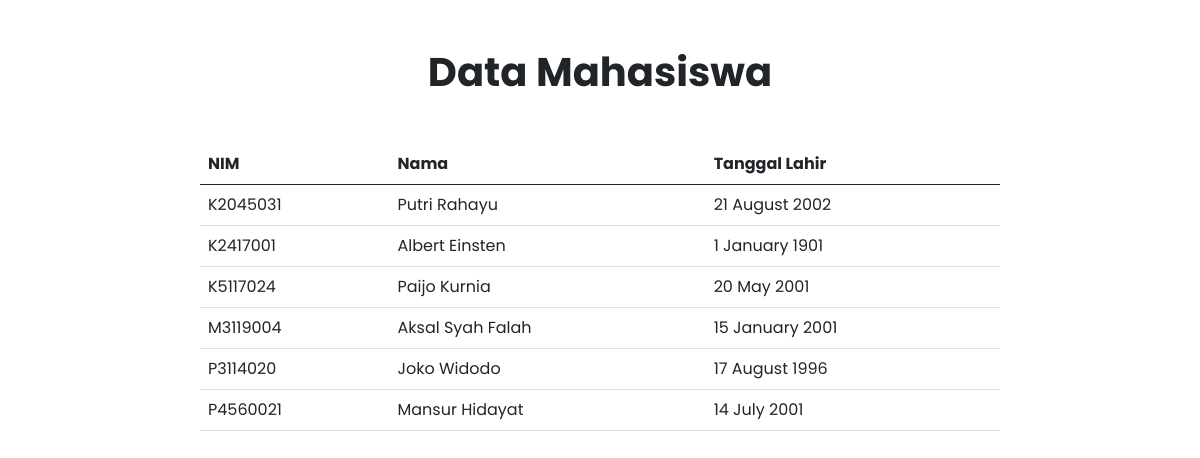
The app's page /M3119004_Tugas2/table.php with its own data.
### tables this page shows
CREATE TABLE `tb_identitas` (
  `identitas_nim` char(8) NOT NULL,
  `identitas_nama` varchar(64) NOT NULL,
  `identitas_password` varchar(255) NOT NULL,
  `identitas_tanggal_lahir` date NOT NULL,
  `identitas_gender` tinyint(1) NOT NULL,
  `identitas_prodi` char(2) NOT NULL,
  `identitas_citizenship` tinyint(1) NOT NULL,
  `identitas_status` tinyint(1) NOT NULL,
  `identitas_keterangan` text NOT NULL
);

### M3119004_Tugas2/controller/project-id.php (called while the page is built, shortened)
<?php
    $stylesheet = "css/bootstrap.min.css";
?>

### M3119004_Tugas2/table.php (the view)
<?php
require 'controller/db-connect.php';
require 'controller/project-id.php';
require 'view/header.php';
?>
<main class="col-md-8 mx-auto mt-5">
    <h1 class="text-center fw-bold mb-5">Data Mahasiswa</h1>
    <table class="table">
        <thead>
            <tr>
                <th scope="col">NIM</th>
                <th scope="col">Nama</th>
                <th scope="col">Tanggal Lahir</th>
            </tr>
        </thead>
        <?php
            $sql = "SELECT * FROM tb_identitas";
            $result = $conn->query($sql);
        ?>
        <?php if ($result->num_rows > 0): ?>
            <tbody>
                <?php while($dataMahasiswa = $result->fetch_assoc()): ?>
                    <tr>
                        <td><?php echo $dataMahasiswa['identitas_nim']; ?></td>
                        <td><?php echo $dataMahasiswa['identitas_nama']; ?></td>
                        <td><?php echo date("j F Y", strtotime($dataMahasiswa['identitas_tanggal_lahir'])); ?></td>
                    </tr>
                <?php endwhile; ?>
            </tbody>
        <?php endif; ?>
    </table>
</main>
<?php
require 'view/footer.php';
?>

### M3119004_Tugas2/view/header.php (shortened to what this page needs)
<!DOCTYPE html>
<html lang="en">
<head>
    <link rel="stylesheet" href="<?php echo $stylesheet; ?>">
</head>
<body>

### M3119004_Tugas2/view/footer.php
</body>
</html>

### records on screen
tb_identitas: identitas_nim "K2045031", identitas_nama "Putri Rahayu", identitas_tanggal_lahir "21 August 2002"
tb_identitas: identitas_nim "K2417001", identitas_nama "Albert Einsten", identitas_tanggal_lahir "1 January 1901"
tb_identitas: identitas_nim "K5117024", identitas_nama "Paijo Kurnia", identitas_tanggal_lahir "20 May 2001"
tb_identitas: identitas_nim "M3119004", identitas_nama "Aksal Syah Falah", identitas_tanggal_lahir "15 January 2001"
tb_identitas: identitas_nim "P3114020", identitas_nama "Joko Widodo", identitas_tanggal_lahir "17 August 1996"
tb_identitas: identitas_nim "P4560021", identitas_nama "Mansur Hidayat", identitas_tanggal_lahir "14 July 2001"
